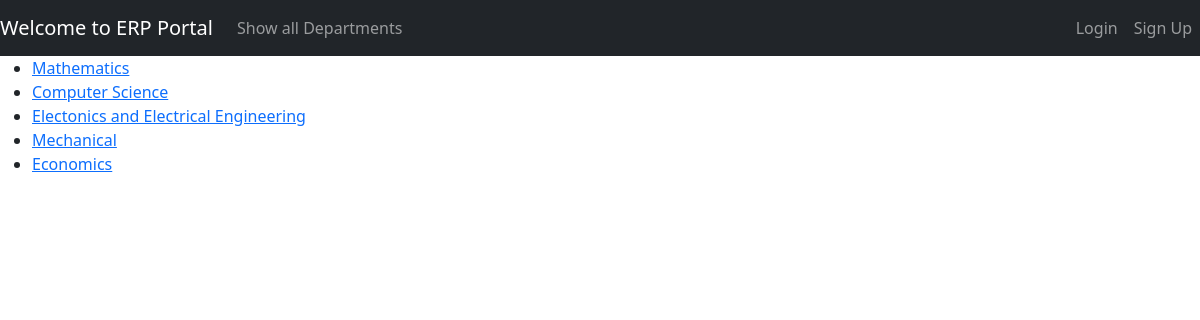
The page /departments on the database its author committed.
### erpApp/models.py (models this page shows)
class Department(models.Model):
    departmentName = models.CharField(max_length=100)
    facId = models.IntegerField()
    depCode = models.CharField(max_length=2, validators=[depError])
    def __str__(self):
        return self.departmentName

### erpApp/views.py (the view)
# urls.py: path("departments", views.listDepartments, name="listDepartment"),
def listDepartments(request):
    departments = Department.objects.all()
    print(departments)
    return render(request, "erpApp/listDepartments.html", {
        "departmentList": departments
    })

### erpApp/templates/erpApp/listDepartments.html (shortened to what this page needs)
{% extends 'base.html' %}
{% block content %}
    <div>
        <ul>
            {% for department in departmentList %}
                <li><a href="{% url 'listCourse' department.departmentName %}">{{department}}</a></li>
            {% endfor %}
        </ul>
    </div>
{% endblock content %}

### rows shown on the page
Department: departmentName "Mathematics"
Department: departmentName "Computer Science"
Department: departmentName "Electonics and Electrical Engineering"
Department: departmentName "Mechanical"
Department: departmentName "Economics"
